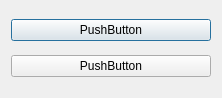
<?xml version="1.0" encoding="UTF-8"?>
<ui version="4.0">
 <class>SomeDialog</class>
 <widget class="QDialog" name="SomeDialog">
  <property name="geometry">
   <rect>
    <x>0</x>
    <y>0</y>
    <width>222</width>
    <height>98</height>
   </rect>
  </property>
  <property name="windowTitle">
   <string>Dialog</string>
  </property>
  <layout class="QVBoxLayout" name="verticalLayout">
   <item>
    <widget class="QPushButton" name="pushButton">
     <property name="text">
      <string>PushButton</string>
     </property>
    </widget>
   </item>
   <item>
    <widget class="QPushButton" name="pushButton_2">
     <property name="text">
      <string>PushButton</string>
     </property>
    </widget>
   </item>
  </layout>
 </widget>
 <resources/>
 <connections/>
</ui>
